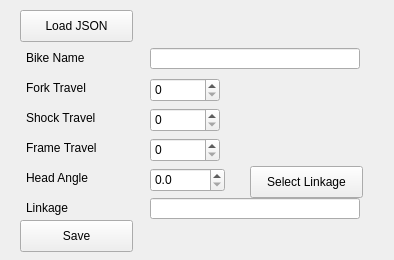
<?xml version="1.0" encoding="UTF-8"?>
<ui version="4.0">
 <class>bike_form</class>
 <widget class="QWidget" name="bike_form">
  <property name="geometry">
   <rect>
    <x>0</x>
    <y>0</y>
    <width>394</width>
    <height>260</height>
   </rect>
  </property>
  <property name="windowTitle">
   <string>New Bike</string>
  </property>
  <widget class="QPushButton" name="save_bttn">
   <property name="geometry">
    <rect>
     <x>20</x>
     <y>220</y>
     <width>113</width>
     <height>32</height>
    </rect>
   </property>
   <property name="text">
    <string>Save</string>
   </property>
  </widget>
  <widget class="QPushButton" name="sel_linkage_bttn">
   <property name="geometry">
    <rect>
     <x>250</x>
     <y>166</y>
     <width>113</width>
     <height>32</height>
    </rect>
   </property>
   <property name="text">
    <string>Select Linkage</string>
   </property>
  </widget>
  <widget class="QPushButton" name="load_json_bttn">
   <property name="geometry">
    <rect>
     <x>20</x>
     <y>10</y>
     <width>113</width>
     <height>32</height>
    </rect>
   </property>
   <property name="text">
    <string>Load JSON</string>
   </property>
  </widget>
  <widget class="QLineEdit" name="bike_name">
   <property name="geometry">
    <rect>
     <x>150</x>
     <y>48</y>
     <width>210</width>
     <height>21</height>
    </rect>
   </property>
  </widget>
  <widget class="QLineEdit" name="linkage_path">
   <property name="geometry">
    <rect>
     <x>150</x>
     <y>198</y>
     <width>210</width>
     <height>21</height>
    </rect>
   </property>
  </widget>
  <widget class="QSpinBox" name="fork_travel">
   <property name="geometry">
    <rect>
     <x>150</x>
     <y>78</y>
     <width>70</width>
     <height>24</height>
    </rect>
   </property>
  </widget>
  <widget class="QSpinBox" name="shock_travel">
   <property name="geometry">
    <rect>
     <x>150</x>
     <y>108</y>
     <width>70</width>
     <height>24</height>
    </rect>
   </property>
  </widget>
  <widget class="QSpinBox" name="frame_travel">
   <property name="geometry">
    <rect>
     <x>150</x>
     <y>138</y>
     <width>70</width>
     <height>24</height>
    </rect>
   </property>
  </widget>
  <widget class="QDoubleSpinBox" name="head_angle">
   <property name="geometry">
    <rect>
     <x>150</x>
     <y>168</y>
     <width>75</width>
     <height>24</height>
    </rect>
   </property>
   <property name="decimals">
    <number>1</number>
   </property>
   <property name="maximum">
    <double>90.000000000000000</double>
   </property>
  </widget>
  <widget class="QLabel" name="label">
   <property name="geometry">
    <rect>
     <x>26</x>
     <y>50</y>
     <width>90</width>
     <height>16</height>
    </rect>
   </property>
   <property name="text">
    <string>Bike Name</string>
   </property>
  </widget>
  <widget class="QLabel" name="label_2">
   <property name="geometry">
    <rect>
     <x>26</x>
     <y>80</y>
     <width>81</width>
     <height>16</height>
    </rect>
   </property>
   <property name="text">
    <string>Fork Travel</string>
   </property>
  </widget>
  <widget class="QLabel" name="label_3">
   <property name="geometry">
    <rect>
     <x>26</x>
     <y>110</y>
     <width>90</width>
     <height>16</height>
    </rect>
   </property>
   <property name="text">
    <string>Shock Travel</string>
   </property>
  </widget>
  <widget class="QLabel" name="label_4">
   <property name="geometry">
    <rect>
     <x>26</x>
     <y>140</y>
     <width>90</width>
     <height>16</height>
    </rect>
   </property>
   <property name="text">
    <string>Frame Travel</string>
   </property>
  </widget>
  <widget class="QLabel" name="label_5">
   <property name="geometry">
    <rect>
     <x>26</x>
     <y>170</y>
     <width>90</width>
     <height>16</height>
    </rect>
   </property>
   <property name="text">
    <string>Head Angle</string>
   </property>
  </widget>
  <widget class="QLabel" name="label_6">
   <property name="geometry">
    <rect>
     <x>26</x>
     <y>200</y>
     <width>90</width>
     <height>16</height>
    </rect>
   </property>
   <property name="text">
    <string>Linkage</string>
   </property>
  </widget>
 </widget>
 <resources/>
 <connections/>
</ui>
